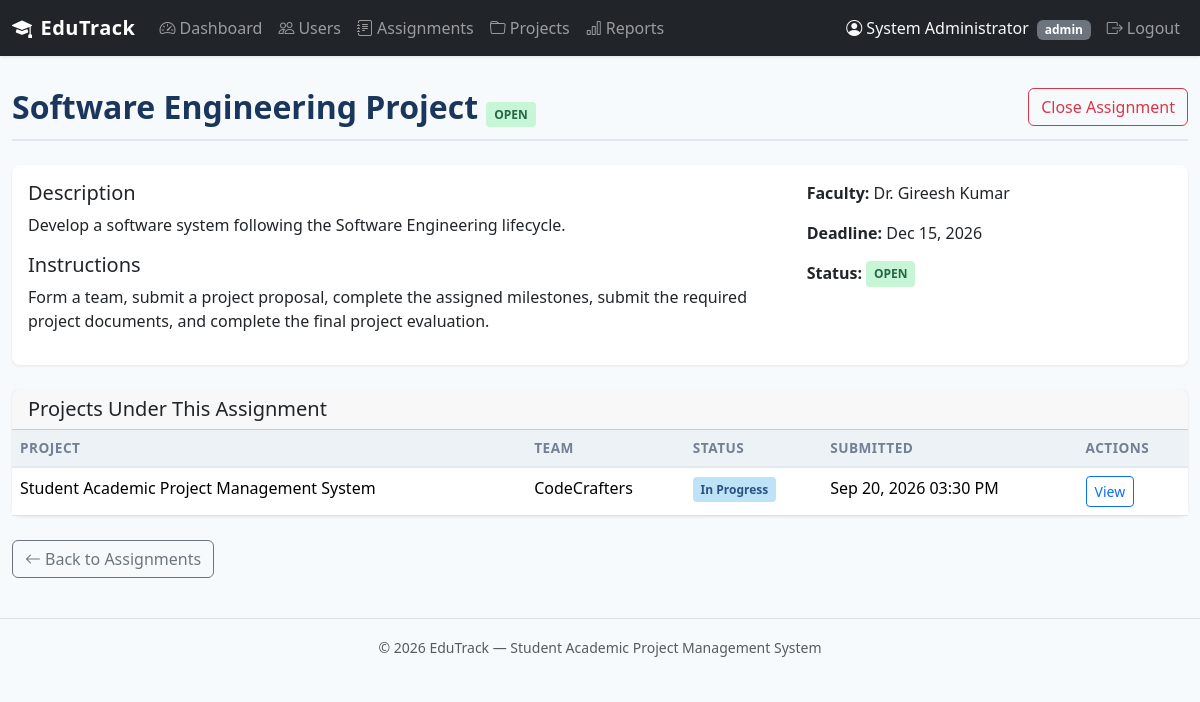
Page /admin/assignment/1 (signed in) on the committed database.
### tables this page shows
CREATE TABLE assignments (
    assignment_id INTEGER PRIMARY KEY AUTOINCREMENT,
    title TEXT NOT NULL,
    description TEXT,
    instructions TEXT,
    faculty_id INTEGER NOT NULL,
    deadline TEXT,
    status TEXT NOT NULL DEFAULT 'OPEN' CHECK(status IN ('OPEN', 'CLOSED')),
    created_at TIMESTAMP DEFAULT CURRENT_TIMESTAMP,
    updated_at TIMESTAMP DEFAULT CURRENT_TIMESTAMP,
    FOREIGN KEY (faculty_id) REFERENCES users(user_id)
);

CREATE TABLE users (
    user_id INTEGER PRIMARY KEY AUTOINCREMENT,
    name TEXT NOT NULL,
    email TEXT UNIQUE NOT NULL,
    password_hash TEXT NOT NULL,
    role TEXT NOT NULL CHECK(role IN ('student', 'faculty', 'admin')),
    is_active INTEGER NOT NULL DEFAULT 1,
    created_at TIMESTAMP DEFAULT CURRENT_TIMESTAMP
);

CREATE TABLE projects (
    project_id INTEGER PRIMARY KEY AUTOINCREMENT,
    assignment_id INTEGER NOT NULL,
    team_id INTEGER NOT NULL,
    faculty_id INTEGER NOT NULL,
    title TEXT NOT NULL,
    description TEXT,
    status TEXT NOT NULL DEFAULT 'DRAFT' CHECK(status IN ('DRAFT', 'UNDER_REVIEW', 'REVISION_REQUESTED', 'APPROVED', 'IN_PROGRESS', 'COMPLETED')),
    submitted_at TIMESTAMP,
    approved_at TIMESTAMP,
    completed_at TIMESTAMP,
    created_at TIMESTAMP DEFAULT CURRENT_TIMESTAMP,
    updated_at TIMESTAMP DEFAULT CURRENT_TIMESTAMP,
    FOREIGN KEY (assignment_id) REFERENCES assignments(assignment_id),
    FOREIGN KEY (team_id) REFERENCES teams(team_id),
    FOREIGN KEY (faculty_id) REFERENCES users(user_id)
);

CREATE TABLE teams (
    team_id INTEGER PRIMARY KEY AUTOINCREMENT,
    team_name TEXT NOT NULL,
    created_by INTEGER NOT NULL,
    created_at TIMESTAMP DEFAULT CURRENT_TIMESTAMP,
    FOREIGN KEY (created_by) REFERENCES users(user_id)
);

### routes/admin.py (the view)
@admin_bp.route('/assignment/<int:assignment_id>')
@role_required('admin')
def assignment_detail(assignment_id):
    assignment = query_db('''
        SELECT a.*, u.name AS faculty_name
        FROM assignments a JOIN users u ON a.faculty_id = u.user_id
        WHERE a.assignment_id = ?
    ''', [assignment_id], one=True)
    if not assignment:
        flash('Assignment not found.', 'danger')
        return redirect(url_for('admin.assignments'))
    projects = query_db('''
        SELECT p.*, t.team_name
        FROM projects p JOIN teams t ON p.team_id = t.team_id
        WHERE p.assignment_id = ?
    ''', [assignment_id])
    return render_template('admin/assignment_detail.html',
                           assignment=assignment, projects=projects)

### db.py (called while the page is built)
def get_db():
    if 'db' not in g:
        g.db = sqlite3.connect(
            current_app.config['DATABASE'],
            detect_types=sqlite3.PARSE_DECLTYPES
        )
        g.db.row_factory = sqlite3.Row
        g.db.execute('PRAGMA foreign_keys = ON')
    return g.db

def query_db(query, args=(), one=False):
    cur = get_db().execute(query, args)
    rv = cur.fetchall()
    cur.close()
    return (rv[0] if rv else None) if one else rv

### routes/__init__.py (called while the page is built)
def role_required(role):
    def decorator(f):
        @wraps(f)
        def decorated_function(*args, **kwargs):
            if 'user_id' not in session:
                flash('Please log in to access this page.', 'warning')
                return redirect(url_for('auth.login'))
            if session.get('role') != role:
                abort(403)
            return f(*args, **kwargs)
        return decorated_function
    return decorator

### routes/auth.py (called while the page is built)
@auth_bp.app_context_processor
def inject_unread_count():
    if 'user_id' in session:
        count = query_db(
            'SELECT COUNT(*) AS cnt FROM notifications WHERE user_id = ? AND is_read = 0',
            [session['user_id']], one=True
        )
        return {'unread_count': count['cnt'] if count else 0}
    return {'unread_count': 0}

### templates/admin/assignment_detail.html (shortened to what this page needs)
{% extends "base.html" %}
{% block content %}
<div class="page-header d-flex justify-content-between align-items-center">
    <h2>{{ assignment['title'] }} <span class="badge-status {{ assignment['status']|status_class }}">{{ assignment['status'] }}</span></h2>
    <form method="POST" action="{{ url_for('admin.toggle_assignment_status', assignment_id=assignment['assignment_id']) }}">
        <button type="submit" class="btn btn-outline-{{ 'danger' if assignment['status'] == 'OPEN' else 'success' }}">
            {{ 'Close Assignment' if assignment['status'] == 'OPEN' else 'Open Assignment' }}
        </button>
    </form>
</div>
<div class="card mb-4"><div class="card-body">
    <div class="row">
        <div class="col-md-8">
            <h5>Description</h5><p>{{ assignment['description'] or 'No description.' }}</p>
            <h5>Instructions</h5><p>{{ assignment['instructions'] or 'No instructions.' }}</p>
        </div>
        <div class="col-md-4">
            <p><strong>Faculty:</strong> {{ assignment['faculty_name'] }}</p>
            <p><strong>Deadline:</strong> {{ assignment['deadline']|format_date }}</p>
            <p><strong>Status:</strong> <span class="badge-status {{ assignment['status']|status_class }}">{{ assignment['status'] }}</span></p>
        </div>
    </div>
</div></div>
<div class="card mb-4">
    <div class="card-header"><h5 class="mb-0">Projects Under This Assignment</h5></div>
    <div class="card-body p-0">
        <div class="table-responsive">
            <table class="table table-hover mb-0">
                <thead><tr><th>Project</th><th>Team</th><th>Status</th><th>Submitted</th><th>Actions</th></tr></thead>
                <tbody>
                {% for p in projects %}
                <tr>
                    <td>{{ p['title'] }}</td>
                    <td>{{ p['team_name'] }}</td>
                    <td><span class="badge-status {{ p['status']|status_class }}">{{ p['status']|status_display }}</span></td>
                    <td>{{ p['submitted_at']|format_datetime }}</td>
                    <td><a href="{{ url_for('admin.project_detail', project_id=p['project_id']) }}" class="btn btn-sm btn-outline-primary">View</a></td>
                </tr>
                {% endfor %}
                </tbody>
            </table>
        </div>
    </div>
</div>
<a href="{{ url_for('admin.assignments') }}" class="btn btn-outline-secondary"><i class="bi bi-arrow-left me-1"></i>Back to Assignments</a>
{% endblock %}

### static/css/style.css (style rules this page uses)
:root { --primary: #2c5282; --primary-dark: #1a365d; --primary-light: #ebf4ff; --success: #276749; --warning: #c05621; --danger: #c53030; --gray-50: #f7fafc; --gray-100: #edf2f7; --gray-200: #e2e8f0; --gray-500: #a0aec0; --gray-600: #718096; --gray-700: #4a5568; --gray-800: #2d3748; --gray-900: #1a202c; }
body { font-family: 'Segoe UI', system-ui, -apple-system, sans-serif; background: var(--gray-50); color: var(--gray-800); min-height: 100vh; }
.card { border: none; border-radius: .5rem; box-shadow: 0 1px 3px rgba(0,0,0,.08); transition: box-shadow .2s; }
.badge-status { font-size: .75rem; padding: .35em .65em; border-radius: .25rem; font-weight: 600; }
.badge-in-progress { background: #bee3f8; color: var(--primary); }
.badge-open { background: #c6f6d5; color: var(--success); }
.table th { background: var(--gray-100); font-size: .85rem; text-transform: uppercase; letter-spacing: .5px; color: var(--gray-600); border-bottom: 2px solid var(--gray-200); }
.page-header { margin-bottom: 1.5rem; padding-bottom: .75rem; border-bottom: 2px solid var(--gray-200); }
.page-header h2 { font-weight: 700; color: var(--primary-dark); margin: 0; }

### rows in the picture
assignments: title "Software Engineering Project", status "OPEN", status "Close Assignment", description "Develop a software system following the Software Engineering lifecycle.", instructions "Form a team, submit a project proposal, complete the assigned milestones, submit the required project documents, and complete the final project evaluation.", deadline "Dec 15, 2026"
users: faculty_name "Dr. Gireesh Kumar"
projects: title "Student Academic Project Management System", team_name "CodeCrafters", status|status_display "In Progress", submitted_at "Sep 20, 2026 03:30 PM"

### other values in the picture
{{ session.get('user_name', '') }} "System Administrator"
{{ session.get('role', '') }} "admin"
